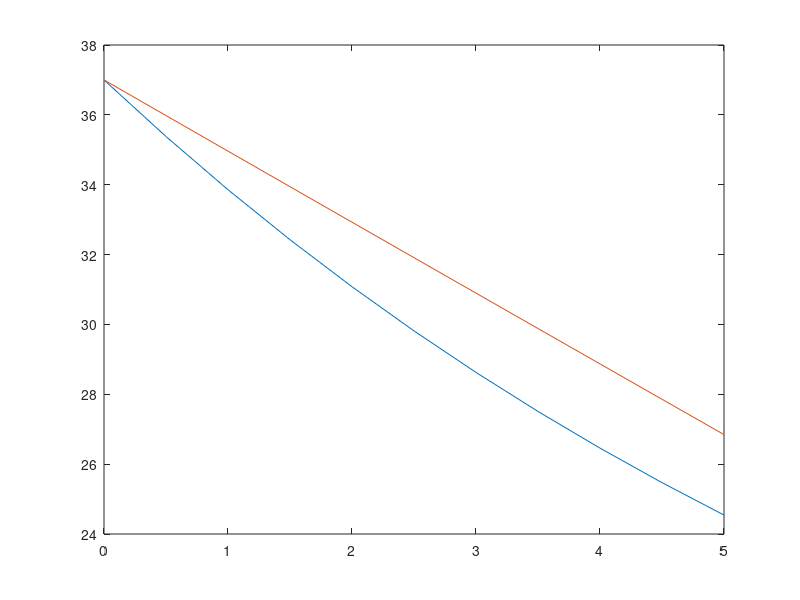

This chart was generated by the following MATLAB code:
%%% Problem 1_18

%%(a)
clc,clear
T1(1)=37;
Ta=10;
dt=0.5;
k=0.12;
t=0:0.5:5;
for i=1:length(t)-1;
    T1(i+1)=T1(i)-k*(T1(i)-Ta)*dt
end

%%(b)
%이번 문제에서는 Tm이 변한다. t가 0일 땐 20, t가 5일 땐 10이기 때문에 일차식 형태로 표현하면 Ta=-2t+20. 

%방법1)
clc,clear
T2(1)=37;
dt=0.5;
k=0.12;
t=0:dt:5;
for i=1:length(t)-1;
    T2(i+1)=T2(i)-k*(T2(i)-20+2*t(i))*dt
end

%방법2)
clc,clear
T2(1)=37;
dt=0.5;
k=0.12;
t=0:dt:5;
Ta_new(1)=20;
for i=1:length(t)-1;
    Ta_new(i+1)= 20-2*t(i+1);
    T2(i+1)=T2(i)-k*(T2(i)-Ta_new(i))*dt
end
%%(c)
%방법 1)
clc,clear
T1(1)=37;
T2(1)=37;
Ta=10;
dt=0.5;
k=0.12;
t=0:0.5:5;
Ta=10;
 for i=1:length(t)-1;
     T1(i+1)=T1(i)-k*(T1(i)-Ta)*dt;
     T2(i+1)=T2(i)-k*(T2(i)-20+2*t(i))*dt;
 end
 
plot(t,T1)
hold on
plot(t,T2)
hold off

%방법2)
clc,clear
T1(1)=37;
T2(1)=37;
Ta=10;
dt=0.5;
k=0.12;
t=0:0.5:5;
Ta=10;
Ta_new(1)=20;
for i=1:length(t)-1;
    Ta_new(i+1)=20-2*t(i+1);
    T1(i+1)=T1(i)-k*(T1(i)-Ta)*dt;
    T2(i+1)=T2(i)-k*(T2(i)-Ta_new(i))*dt;
end
 
plot(t,T1)
hold on
plot(t,T2)
hold off
